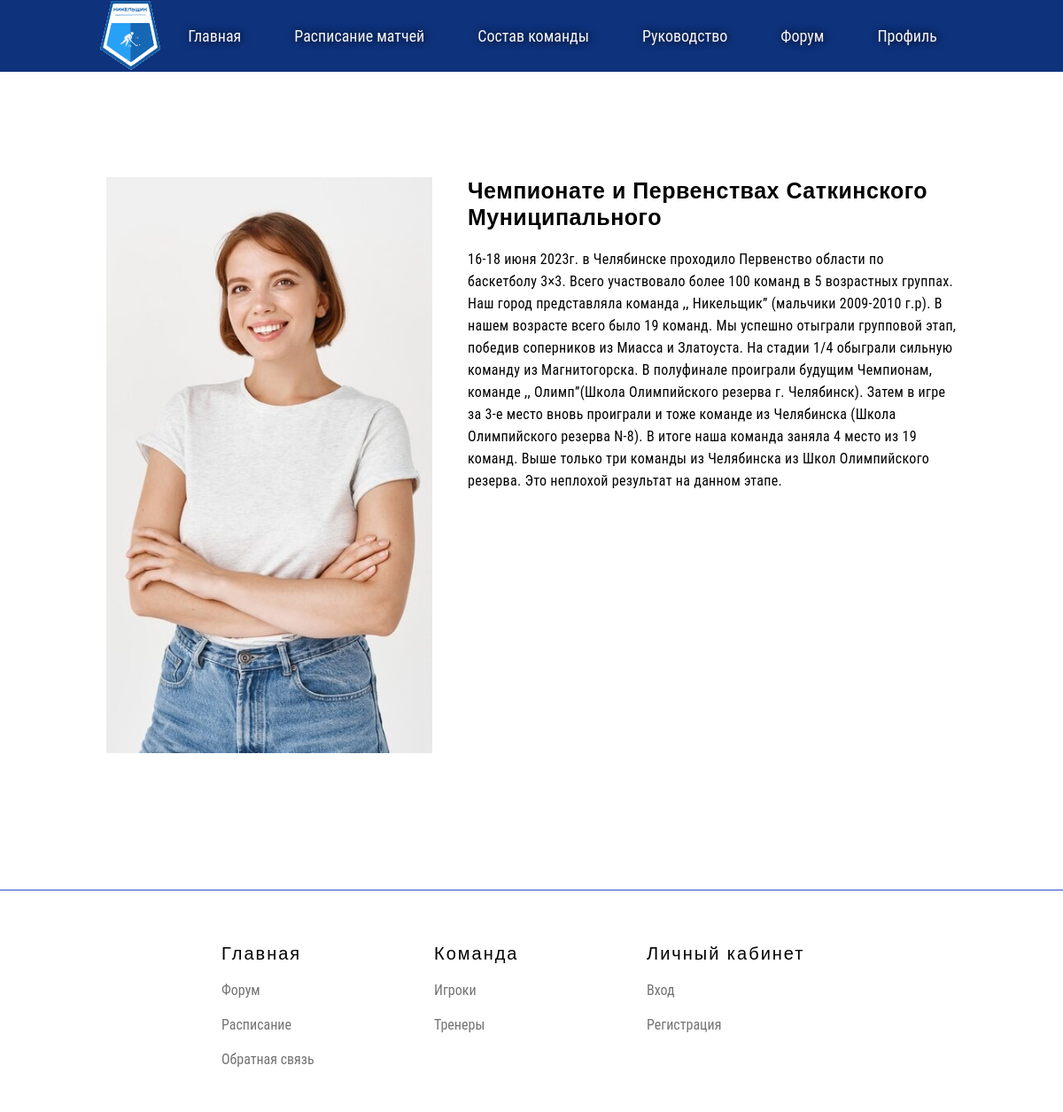
The page /pages/news.php?id=4 on the database its author committed.
### tables this page shows
CREATE TABLE `news` (
  `id` int NOT NULL,
  `name` text NOT NULL,
  `text` text NOT NULL,
  `img` varchar(999) NOT NULL
);

### pages/news.php (the view)
<?php
include("header.php");
require('bd_connect/db.php');
?>
<body>
<main>
<?php
$id = (int) $_GET['id'];
$sql = 'SELECT * FROM `news` where id='.$id;
$resultt = $con->query($sql);
for($dataa = []; $row = mysqli_fetch_assoc($resultt); $dataa[]=$row)
{ }
foreach($dataa as $elemm)  {
    echo '
    <div class="spase" id="geo"></div>
    <div class="row-news">
          <div class="post-news">
                      <div class="img-block-news-post">
                            <img src="../img/news/'.$elemm['img'].'"   class="img-news-post">
                      </div>
                      <div class="block-txt-news-post">
                            <div class="zagt-news-post">
                            '.$elemm['name'].'
                            </div>
                            <div class="text-news-post">
                            '.$elemm['text'].'
                            </div>
                      </div>
          </div>
    </div>
    <div class="spase" id="geo"></div>
';
}
?>
</main>
<?php
include("footer.php");
?>
</body>

### css/main.css (style rules this page uses)
* { font-family: 'Roboto Condensed', sans-serif; margin: 0px; padding: 0px; }
body { margin: 0px; padding: 0px; }
main { padding-top: 100px; width: 100%; height: auto; text-align: center; }
.spase { width: 100%; height: 100px; }
.row-news { width: 100%; display: flex; justify-content: center; }
.post-news { width: 80%; display: flex; justify-content: center; }
.img-block-news-post { width: 40%; height: auto; }
.img-news-post { width: 100%; height: auto; }
.block-txt-news-post { width: 60%; margin-left: 40px; }
.zagt-news-post { text-align: left; height: auto; font-size: 25px; font-weight: bold; color: black; font-family: "Grotesk Semibold-free", sans-serif; line-height: 30px; letter-spacing: 0.02em; }
.text-news-post { font-size: 16px; text-align: left; margin-top: 20px; line-height: 25px; letter-spacing: 0.02em; }

### rows shown on the page
news: img (picture), name "Чемпионате и Первенствах Саткинского Муниципального", text "16-18 июня 2023г. в Челябинске проходило Первенство области по баскетболу 3×3. Всего участвовало более 100 команд в 5 возрастных группах. Наш город представляла команда ,, Никельщик” (мальчики 2009-2010 г.р). В нашем возрасте всего было 19 команд. Мы успешно отыграли групповой этап, победив соперников из Миасса и Златоуста. На стадии 1/4 обыграли сильную команду из Магнитогорска. В полуфинале проиграли будущим Чемпионам, команде ,, Олимп”(Школа Олимпийского резерва г. Челябинск). Затем в игре за 3-е место вновь проиграли и тоже команде из Челябинска (Школа Олимпийского резерва N-8). В итоге наша команда заняла 4 место из 19 команд. Выше только три команды из Челябинска из Школ Олимпийского…"
